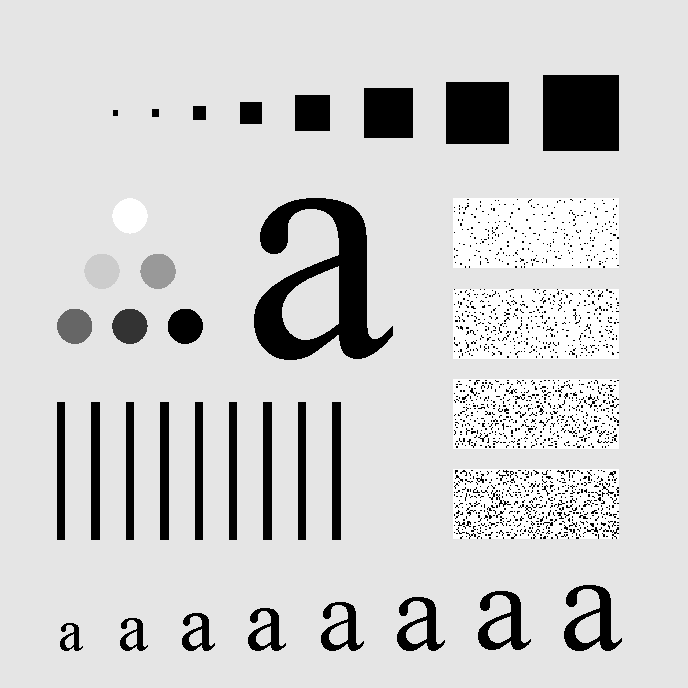
#> input picture Assignment-3/input/characters.tif, 688 x 688 px, found by its file name
$ jupyter execute Q1.ipynb
#> lines starting #> are read from the running program, lines starting #| are printed output that depends on the picture
Ringing artifact because of distortion and loss of high freq component in image.
Gaussian low pass doesn't "remove" ringing. It doesn't cause ringing.

in the time domain, the cause is an impulse response that oscillates, assuming negative values. This can be resolved by using a filter whose impulse response is non-negative and does not oscillate, but shares desired traits. For example, for a low-pass filter, the Gaussian filter is non-negative and non-oscillatory, hence causes no ringing

[cell 1]
import numpy as np
import matplotlib.pyplot as plt
import cv2

[cell 2]
from google.colab import drive
drive.mount('/content/drive')

**1.A**

[cell 3]
M=1001
N=1001
u=100
v=200
img=np.zeros(shape=(M,N))
for m in range(0  ,M):
  for n in range(0,N):
    temp=np.sin(2*np.pi*(u*m/M+v*n/N))
    img[m][n]=temp*255 #(0 if temp<=0 else temp )*255
plt.imshow(img,cmap='gray')
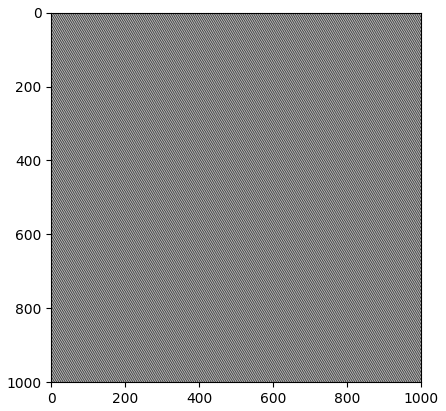
#> figure drawn by matplotlib, 1 panel

[cell 4]
def DFT(img):
  img_fourier=np.fft.fft2(img)#np.fft.fftshift(np.fft.fft2(img))
  plt.figure(num=None, figsize=(8, 6), dpi=80)
  plt.imshow(np.log(1+abs(img_fourier)),cmap='gray')
  #print(img_fourier)

DFT(img)
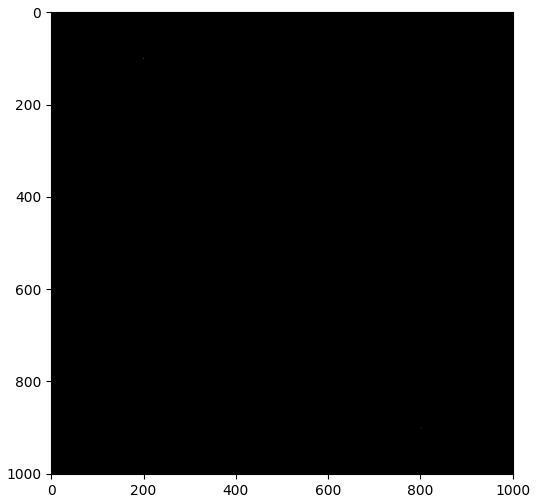
#> figure drawn by matplotlib, 1 panel

**1.B**

[cell 5]
path='/content/drive/MyDrive/DIP/Assignment03'
img=plt.imread(path+'/input/characters.tif')
#> img is the input picture: shape (688, 688); min 0, max 255, mean 207.3

[cell 6]
def ILPF(f,D0):
#> called with D0 = 100
  img_dft=np.fft.fftshift(np.fft.fft2(f))
  rows,cols=f.shape
#> rows = 688; cols = 688
  crow,ccol=int(rows/2),int(cols/2)
#> crow = 344; ccol = 344

  mask=np.zeros((rows,cols),np.uint8)
  x,y=np.ogrid[:rows,:cols]
#> x = 688 values from 0 to 687
  mask_area=(x-crow)**2+(y-ccol)**2<=D0**2
  mask[mask_area]=1

  img_dft_lpf=img_dft*mask
  img_dft_lpf_mag_spec=np.log(abs(img_dft_lpf))#magnitude spectrum only plotting perspective
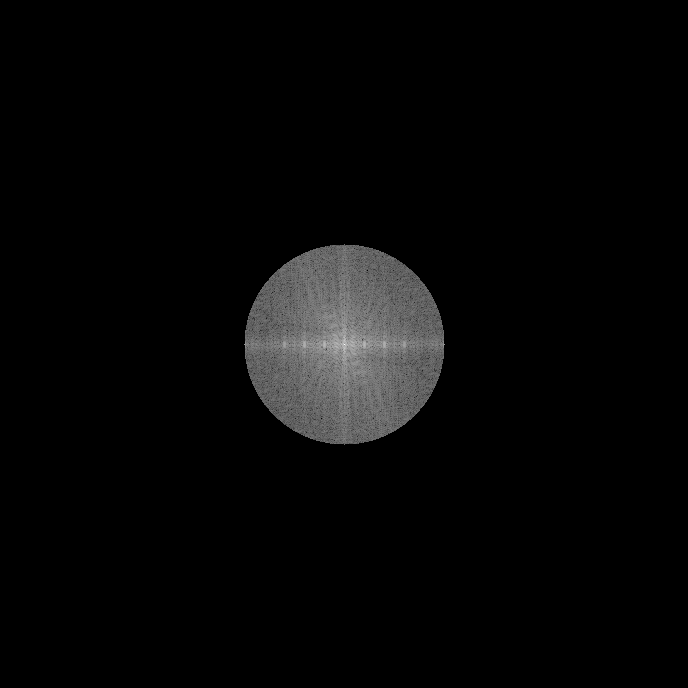
#> img_dft_lpf_mag_spec: shape (688, 688) float64; 93.36% of the values are NaN or infinite; the others: min 5.04, max 18.4, mean 10.76; drawn with min black, max white, NaN and infinite black
  f_hat=np.fft.ifft2(np.fft.ifftshift(img_dft_lpf))
  #plt.figure(num=None, figsize=(8, 6), dpi=80)
  #plt.imshow(img_dft_lpf_mag_spec, cmap='gray')
  return abs(f_hat),abs(img_dft),img_dft_lpf_mag_spec

def Q1B():
  img_hat,img_dft,img_dft_lpf_mag_spec=ILPF(img,100)
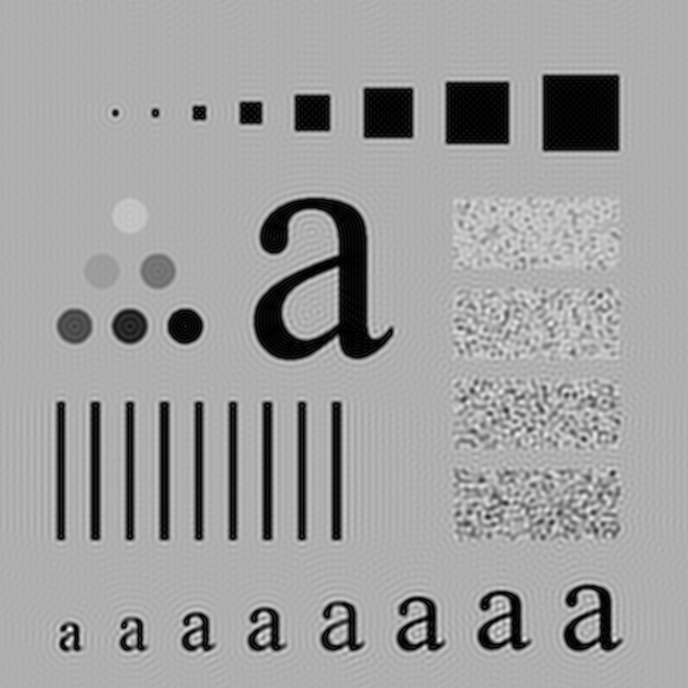
#> img_hat: shape (688, 688) float64; min 0.00185, max 332.8, mean 208.5; drawn with min black and max white
  plt.figure(figsize=(20,20))
  plt.subplot(2,2,4)
  plt.title('ILPF filtered Image')
  plt.imshow(img_hat, cmap='gray')
  plt.subplot(2,2,1)
  plt.title('Original Image')
  plt.imshow(img, cmap='gray')
  plt.subplot(2,2,2)
  plt.title('DFT of original Image')
  plt.imshow(np.log(img_dft), cmap='gray')
  plt.subplot(2,2,3)
  plt.title('Mask of DFT Image')
  plt.imshow(img_dft_lpf_mag_spec, cmap='gray')

Q1B()
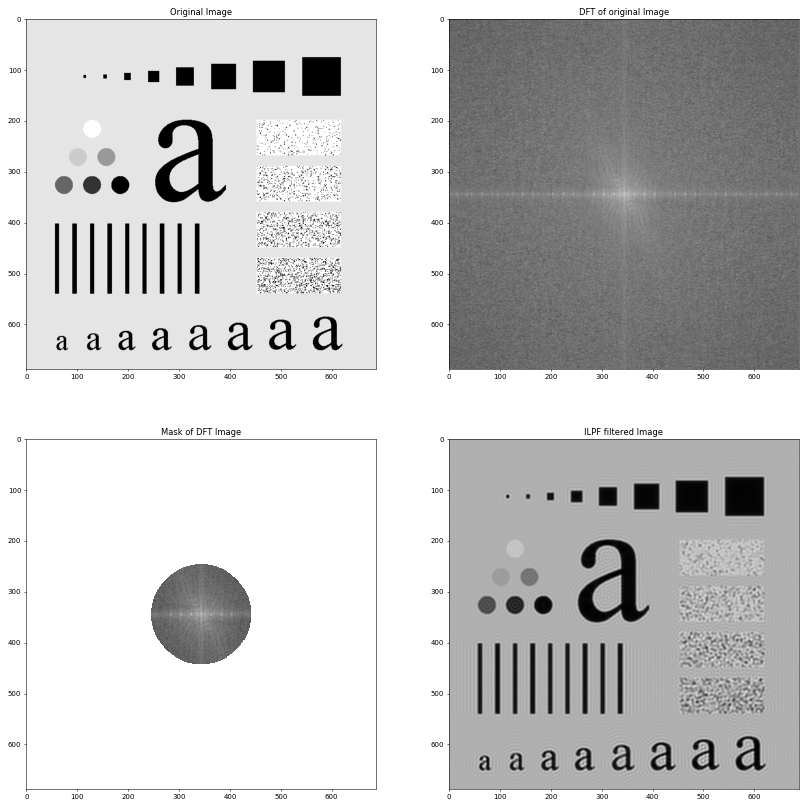
#> figure drawn by matplotlib, 4 panels

**1.C**

[cell 7]
img=plt.imread(path+'/input/characters.tif')

[cell 8]
def Gaussian_filter(f,D0):
#> called with D0 = 100
  img_dft=np.fft.fftshift(np.fft.fft2(f))
  rows,cols=f.shape
#> rows = 688; cols = 688
  crow,ccol=int(rows/2),int(cols/2)
#> crow = 344; ccol = 344

  mask=np.zeros((rows,cols),np.uint8)
  x,y=np.ogrid[:rows,:cols]
#> x = 688 values from 0 to 687
  mask=np.exp(-((x-crow)**2+(y-ccol)**2)/(2*D0**2))

  img_dft_lpf=img_dft*mask
  img_dft_lpf_mask=np.log(abs(img_dft_lpf))#magnitude spectrum only plotting perspective
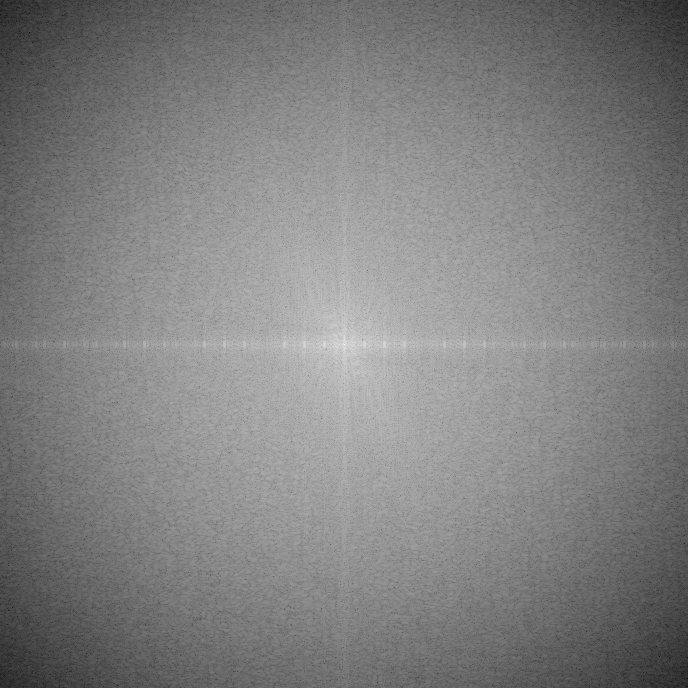
#> img_dft_lpf_mask: shape (688, 688) float64; min -7.34, max 18.4, mean 5.63; drawn with min black and max white
  f_hat=np.fft.ifft2(np.fft.ifftshift(img_dft_lpf))
  #plt.figure(num=None, figsize=(8, 6), dpi=80)
  #plt.imshow(img_dft_lpf_mag_spec, cmap='gray')
  return abs(f_hat),abs(img_dft),img_dft_lpf_mask

def Q1C():
  img_hat,img_dft,img_dft_lpf_mask=Gaussian_filter(img,100)
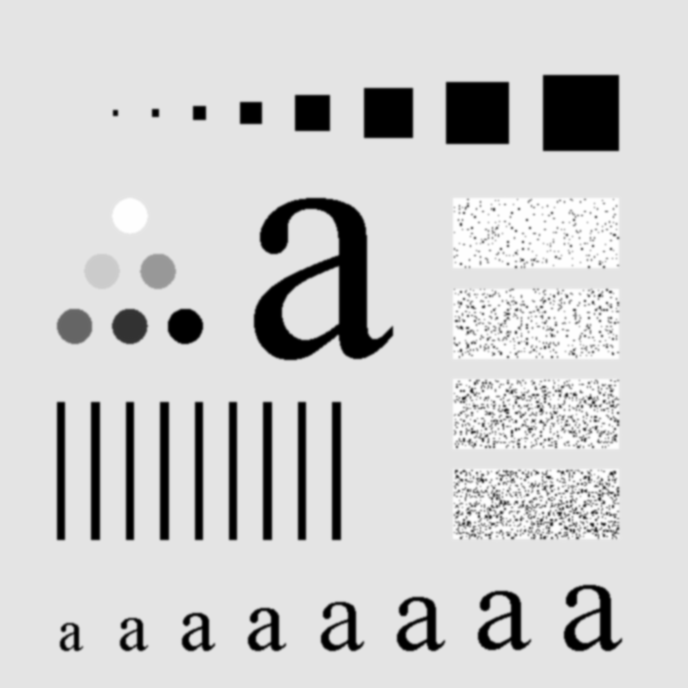
#> img_hat: shape (688, 688) float64; min 2.92e-08, max 255, mean 207.3; drawn with min black and max white
  plt.figure(figsize=(20,20))
  plt.subplot(2,2,4)
  plt.title('Gaussian filtered Image')
  plt.imshow(img_hat, cmap='gray')
  plt.subplot(2,2,1)
  plt.title('Original Image')
  plt.imshow(img, cmap='gray')
  plt.subplot(2,2,2)
  plt.title('DFT of original Image')
  plt.imshow(np.log(img_dft), cmap='gray')
  plt.subplot(2,2,3)
  plt.title('Mask of DFT Image')
  plt.imshow(img_dft_lpf_mask, cmap='gray')

Q1C()
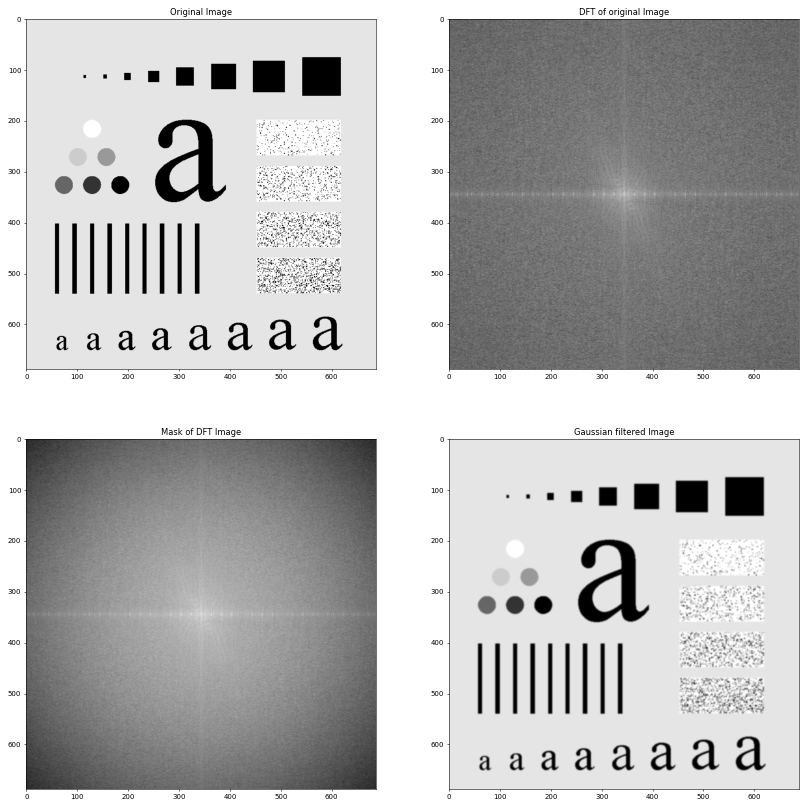
#> figure drawn by matplotlib, 4 panels
